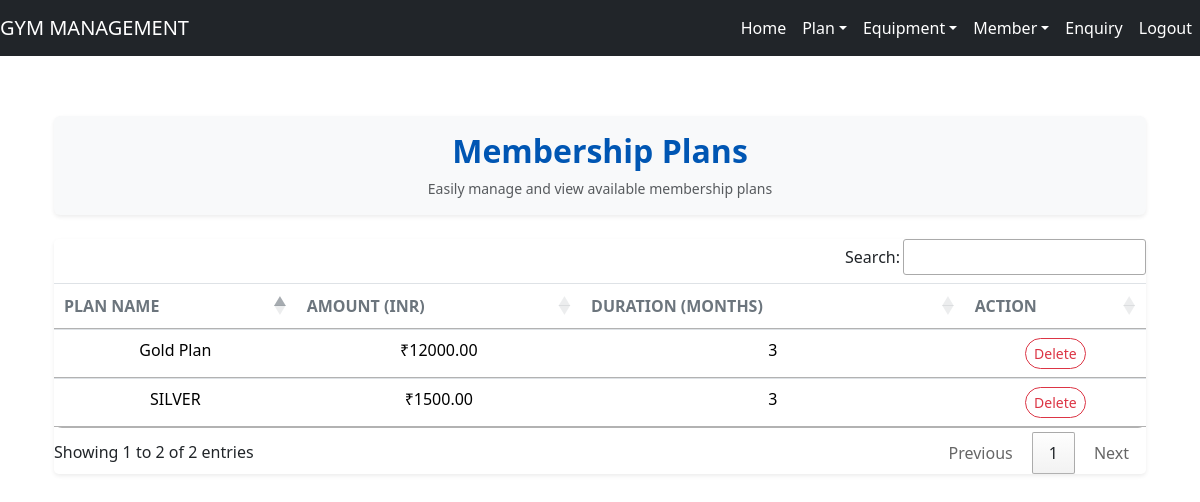
The app's page /view_plan (signed in) with its own data.
### gym/models.py (models this page shows, shortened)
class Plan(models.Model):
    name = models.CharField(max_length=20)
    amount = models.CharField(max_length=10)
    duration = models.CharField(max_length=3)

### gym/views.py (the view)
# urls.py: path('view_plan', View_Plan, name="view_plan"),
def View_Plan(request):
    if not request.user.is_staff:
        return redirect('admin_login')
    plan = Plan.objects.all()
    d = {'plan':plan}
    return render(request , 'view_plan.html' , d)

### gym/templates/view_plan.html
{% extends 'navigationbar.html' %}
{% block body %}
<div class="container" style="margin-top:60px; max-width: 1500px;">
    <div class="card mb-4 border-0 shadow-sm rounded" style="background-color: #f8f9fa;">
        <div class="card-body text-center">
            <h2 class="font-weight-bold" style="color: #0056b3;">Membership Plans</h2>
            <p class="text-muted small mb-0">Easily manage and view available membership plans</p>
        </div>
    </div>
    <div class="card shadow-sm border-0 rounded-lg">
        <div class="table-responsive">
            <table class="table align-middle mb-0" id="example" style="border-radius: 8px;">
                <thead>
                    <tr class="text-center" style="background-color: #e9ecef;">
                        <th class="text-secondary font-weight-bold text-uppercase">Plan Name</th>
                        <th class="text-secondary font-weight-bold text-uppercase">Amount (INR)</th>
                        <th class="text-secondary font-weight-bold text-uppercase">Duration (Months)</th>
                        <th class="text-secondary font-weight-bold text-uppercase">Action</th>
                    </tr>
                </thead>
                <tbody>
                    {% for i in plan %}
                    <tr class="text-center">
                        <td>{{ i.name }}</td>
                        <td>₹{{ i.amount | floatformat:2 }}</td>
                        <td>{{ i.duration }}</td>
                        <td>
                            <a class="btn btn-outline-danger btn-sm rounded-pill" href="{% url 'delete_plan' i.id %}" onclick="return confirm('Are you sure you want to delete this plan?')">Delete</a>
                        </td>
                    </tr>
                    {% endfor %}
                </tbody>
            </table>
        </div>
    </div>
</div>
{% endblock %}

### records on screen
Plan: name "Gold Plan", amount "12000.00", duration "3"
Plan: name "SILVER", amount "1500.00", duration "3"
